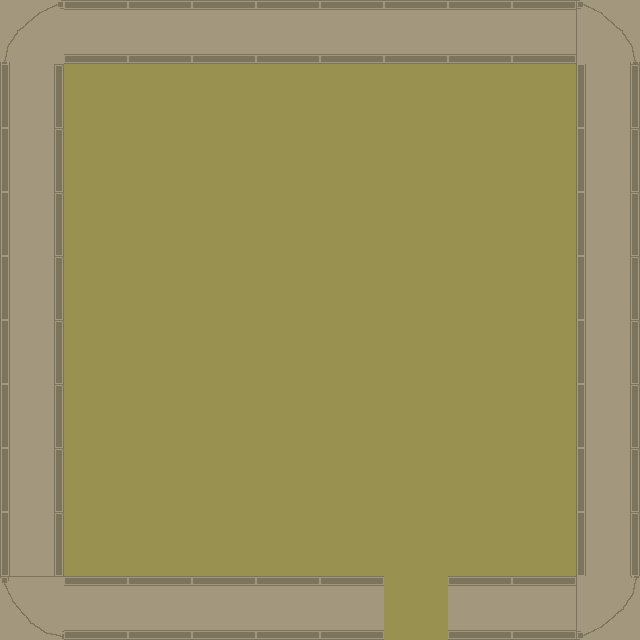

This game map was drawn from its Tiled (.tmx) file and the tilesets committed beside it. A one-line description and the full map source follow:
An orthogonal 10x10 tile map with 64x64 px tiles, 2 tile layers (Tile Layer 1, Tile Layer 2).

<map version="1.0" tiledversion="1.0.2" orientation="orthogonal" renderorder="right-down" width="10" height="10" tilewidth="64" tileheight="64" nextobjectid="1">
 <tileset firstgid="1" source="environment2.tsx" />
 <layer name="Tile Layer 1" width="10" height="10">
  <data encoding="csv">
2,2,2,2,2,2,2,2,2,2,
2,2,2,2,2,2,2,2,2,2,
2,2,2,2,2,2,2,2,2,2,
2,2,2,2,2,2,2,2,2,2,
2,2,2,2,2,2,2,2,2,2,
2,2,2,2,2,2,2,2,2,2,
2,2,2,2,2,2,2,2,2,2,
2,2,2,2,2,2,2,2,2,2,
2,2,2,2,2,2,2,2,2,2,
2,2,2,2,2,2,2,2,2,2
</data>
 </layer>
 <layer name="Tile Layer 2" width="10" height="10">
  <data encoding="csv">
389,391,391,391,391,391,391,391,391,388,
390,0,0,0,0,0,0,0,0,390,
390,0,0,0,0,0,0,0,0,390,
390,0,0,0,0,0,0,0,0,390,
390,0,0,0,0,0,0,0,0,390,
390,0,0,0,0,0,0,0,0,390,
390,0,0,0,0,0,0,0,0,390,
390,0,0,0,0,0,0,0,0,390,
390,0,0,0,0,0,0,0,0,390,
387,391,391,391,391,391,0,391,391,386
</data>
 </layer>
</map>
